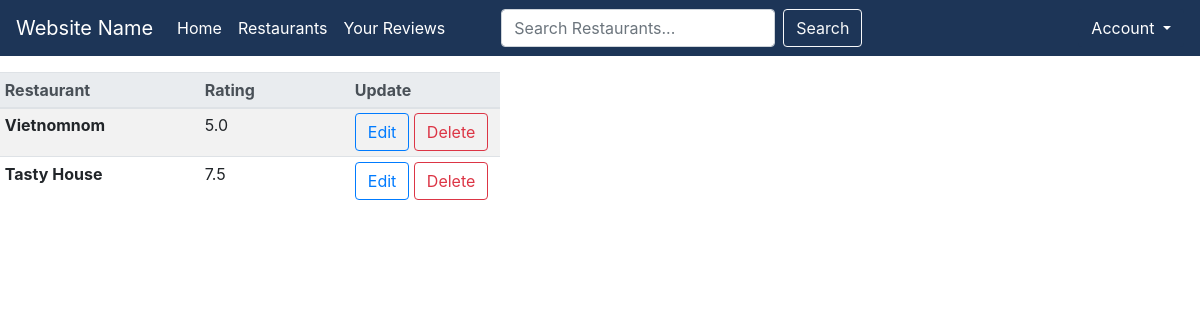
Page /profile/2/ (signed in) on the earlier database version.
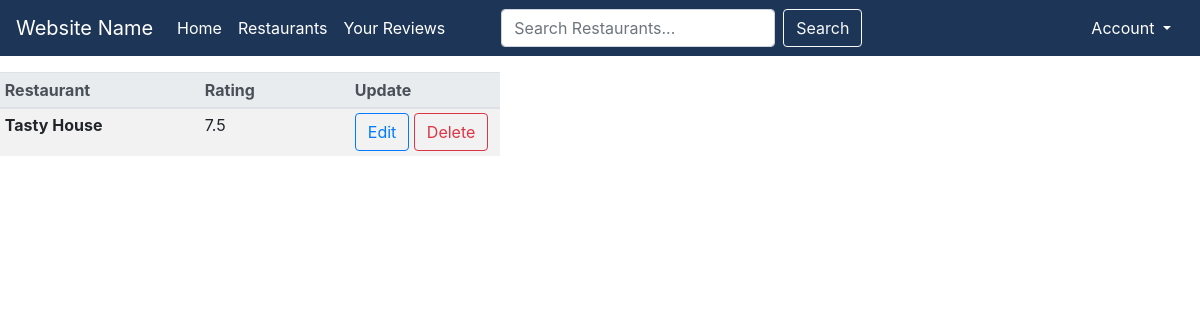
Same page on the later database version.
### restaurants/models.py (models this page shows, shortened)
class Rating(models.Model):
    user = models.ForeignKey(
        User, on_delete=models.CASCADE, null=False)
    restaurant = models.ForeignKey(
        Restaurant, on_delete=models.CASCADE, null=False)
    rating = models.DecimalField(decimal_places=1, max_digits=3)
    review = models.TextField(null=True, blank=True)
    updated = models.DateTimeField(auto_now=True)
    created = models.DateTimeField(auto_now_add=True)
    class Meta:
        ordering = ['-updated', '-created']

class Restaurant(models.Model):
    name = models.CharField(max_length=100, null=False)
    tags = models.CharField(max_length=50, null=True)
    class Meta:
        db_table = "restaurant"
    def __str__(self):
        return self.name

### restaurants/views.py (the view)
# urls.py: path("profile/<str:pk>/", views.userProfile, name="user-profile"),
def userProfile(request, pk):
    user = User.objects.get(id=pk)
    ratings = Rating.objects.filter(user=pk)
    context = {'user': user, 'ratings': ratings}
    return render(request, "restaurants/profile.html", context)

### restaurants/templates/restaurants/profile.html (shortened to what this page needs)
{% extends 'restaurants/base.html' %}
{% block content %}
<table class="table table-striped table-sm" style="width:500px;">
    <thead class="thead-light">
      <tr>
        <th scope="col" style="width:200px;">Restaurant</th>
        <th scope="col" style="width:150px;">Rating</th>
        <th scope="col" style="width:150px;">Update</th>
      </tr>
    </thead>
    <tbody>
      {% for rating in ratings %}
      <tr>
        <th scope="row">{{rating.restaurant}}</th>
        <td>{{rating.rating}}</td>
        <td>
          <a
            class="btn btn-outline-primary"
            href="{% url 'update-rating' rating.id %}">Edit</a>
          <a
            class="btn btn-outline-danger"
            href="{% url 'delete-rating' rating.id %}">Delete</a>
        </td>
      </tr>
      {% endfor %}
    </tbody>
  </table>
{% endblock %}

Differences in the rows shown:
removed Rating: restaurant "Vietnomnom", rating "5.0"
